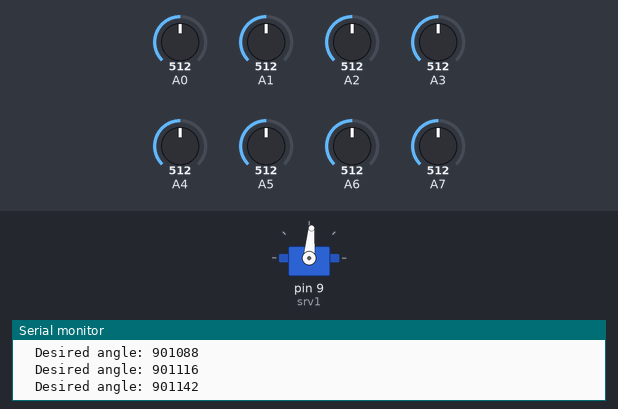
This sketch was run on a simulated Arduino Nano, built with avr-gcc and run on an emulated ATmega328P. On the bench: servo, the last lines printed to the serial monitor. Inputs (shaded band) come from the test bench; at power-on: A4 = 512, A0 = 512, A1 = 512, A6 = 512, A2 = 512, A3 = 512, A5 = 512, A7 = 512.

Above: at 1.2 s.
1.3 s: A4 set to 560
At 2.4 s:
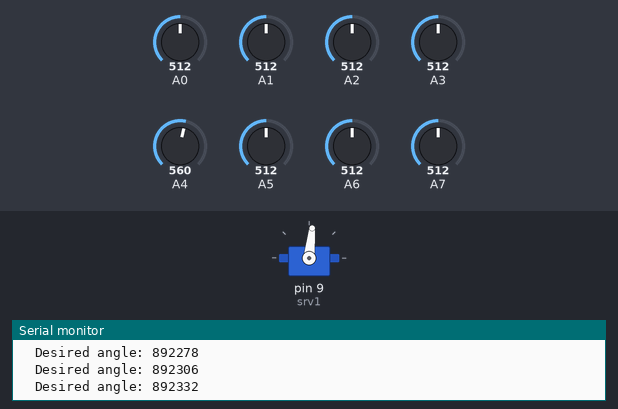
2.9 s: A0 set to 532
5.9 s: A0 set to 567
At 7.1 s:
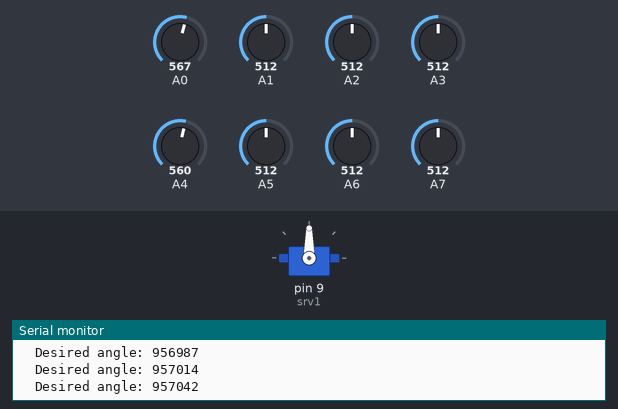
7.5 s: A1 set to 532
10.5 s: A1 set to 557
At 10.54 s:
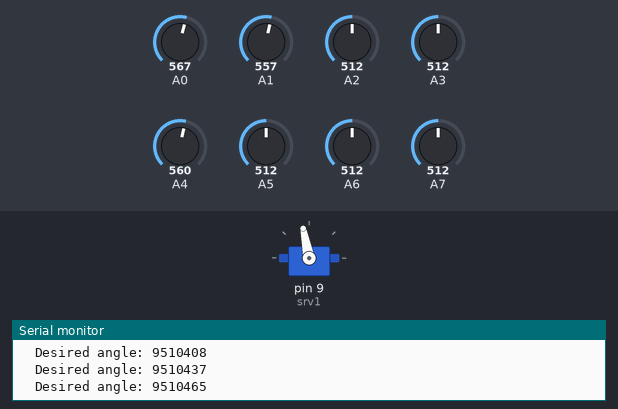
12.1 s: A6 set to 538
15.1 s: A6 set to 558
At 16.2 s:
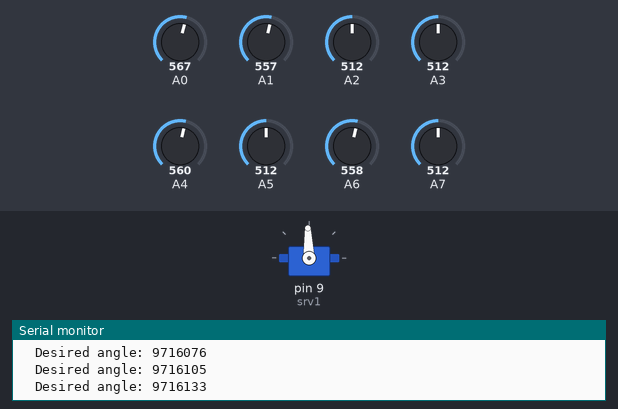
Timing chart, 0 to 18.1 s (numbered marks = the images above; inputs shaded):
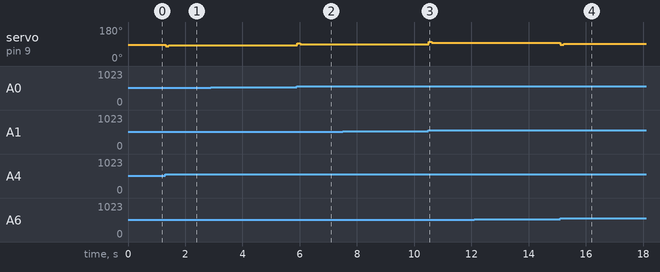

The sketch:

Line_SensorPD.ino
```cpp
#define sensorCnt 8
#include <Servo.h>
#include <math.h>

Servo srv1;

boolean lineState[sensorCnt];
float weight[sensorCnt]={-35,-25,-15,-5,5,15,25,35};

// the original position of the servo is not perfectly 90 degree
int offset = -5;

// record the last cmd so that we can calculate the derivative term
int nextCmd = 90;
int previousCmd = 90;

// As we only have 8 sensor, the information we get is too little.
// we have to let the influence of the derivative term last for several loops.
int dcount = 0;
const int dloop = 3;

// change of the derivative term.
int d = 0;

void setup() {
  srv1.attach(9);
   srv1.write(90);
   pinMode(A0, INPUT);
   pinMode(A1, INPUT);
   pinMode(A2, INPUT);
   pinMode(A3, INPUT);
   pinMode(A4, INPUT);
   pinMode(A5, INPUT);
   pinMode(A6, INPUT);
   pinMode(A7, INPUT);
   Serial.begin(9600);
}

void loop() {

  // change last Cmd
  previousCmd = nextCmd;

  // calculate new cmd
  //read sensor
   for(unsigned short i=0; i<sensorCnt; i++) {
      lineState[i] = (analogRead(i)<=550) ? 1 : 0;
   }
  float total = 0;
  int count = 0;
  for(int i=0; i<sensorCnt; ++i) {
    total = total + lineState[i]*weight[i];
    count = count + lineState[i];
  }
  if (count != 0)
  {
    nextCmd = 90 + total/count;
  }

  //calculate the derevitive
  if (nextCmd > previousCmd)
  {
    dcount = dloop;
    d = 5;
  }
  if (nextCmd < previousCmd)
  {
    dcount = dloop;
    d = -5;
  }
  if (nextCmd == previousCmd)
  {
    if (dcount > 0)
    {
      dcount--;
    }
    else
    {
      d = 0;
    }
  }

  // write cmd
   srv1.write(nextCmd + d + offset);

   // for debug
   Serial.print("\tDesired angle: ");
   Serial.print(nextCmd + d);
   unsigned long time = millis();
   Serial.println(time);
   Serial.println();

}
```

Measured:
- after the input at 1.3 s, servo on pin 9 (srv1): 85° → 79° at once, → 84° 0.11 s later
- after the input at 5.9 s, servo on pin 9 (srv1): 84° → 95° at once, → 90° 0.11 s later
- after the input at 10.5 s, servo on pin 9 (srv1): 90° → 101° at once, → 96° 0.12 s later
- after the input at 15.1 s, servo on pin 9 (srv1): 96° → 87° at once, → 92° 0.11 s later
